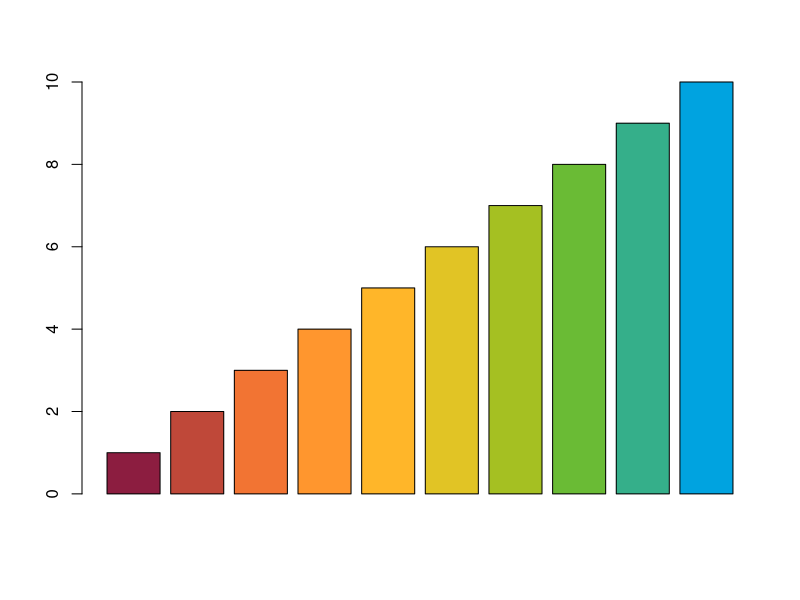

R code for this plot: (Note: this script raises an error after producing the figure.)
#this file shows an example of setting colors and gradients in a modular way for R graphs

#set the colors 
color_asu_maroon <- ("#8c1d40")
color_asu_gold <- ("#FFC627")
color_asu_green <- ("#78be20")
color_asu_blue <- ("#00A3E0")
color_asu_orange <- ("#ff7f32")
color_asu_grey <- ("#5c6670")

#append them to the color pallette
asu_color_pallete<- c(color_asu_maroon, color_asu_orange, color_asu_gold, color_asu_green,color_asu_blue)
pal <- colorRampPalette(asu_color_pallete)
#warning: this gradient technique should be used with a small data set.
x=(1:10)
length(x)
barplot(x,pch =15, col=pal(length(x)))
w <- #38c1d4o
asu_color_gradient=c()
